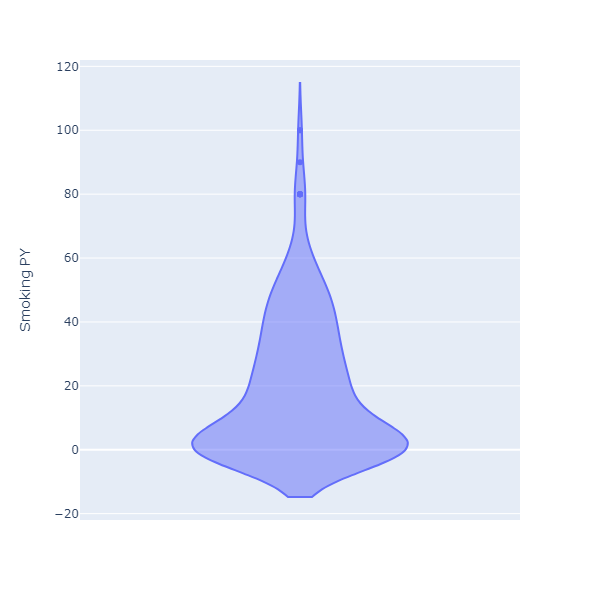
#> input picture EDA/images/smoking_py.png, 600 x 600 px, found by its file name
$ jupyter execute --allow-errors EDA.ipynb
#> lines starting #> are read from the running program, lines starting #| are printed output that depends on the picture
## EDA voor OPC-Radiomics (oropharyngeal cancers)
Meer informatie over de dataset is hier te vinden: https://wiki.cancerimagingarchive.net/pages/viewpage.action?pageId=33948764

[cell 1]
import pandas as pd
import matplotlib.pyplot as plt
import plotly.express as px
from PIL import Image

#> (the rest of this cell did not finish here and is left out)

## Indeling EDA
Aanvankelijk gaat er in dit verslag worden gekeken naar de geslachtsverhouding, daarna wordt er gezocht naar factoren die veel invloed hebben op potentieel de belangerijkste eigenschap/kolom: 'Status', deze kolom geeft aan of de patiënt mediaan 5 jaar na de behandeling nog leeft. Later in het verslag wordt 'Status' nog wel getoond/benoemd, maar gaat de aandacht naar andere factoren.

#> (a cell that did not finish here is left out)

In de bovenstaande grafiek is te zien dat er aanzienlijk veel meer mannen dan vrouwen in de dataset zitten. Bij het trekken van conclusies uit deze dataset moet hier rekening mee gehouden worden.

## Invloed van middelengebruik

In de klinische dataset staan 3 kolommen met betrekking tot middelengebruik: 'Drinking hx', 'Smoking Hx' en 'Smoking PY'.

[cell 3]
"""
Creates a graph showing the influence of drinking on the survival change/rate.
"""
x_axis = 'Drinking hx'
y_axis = 'Status'

#> (the rest of this cell did not finish here and is left out)

Wat meteen opvalt is dat de grootste groep 'non-drinker' is, en de kleinste groep (na 'unknown') 'ex-drinker' is. Hieruit blijkt dat alcoholgebruik onder de patiënten laag is. De groepen waarin het grootste aandeel uiteindelijk is overleden zijn 'heavy', 'ex-drinkers', ongeveer de helft van de patiënten in deze 2 groepen zijn uiteindelijk overleden. Het is opmerkelijk dat de groep waarbij het grootste aandeel de aandoening heeft overleeft 'light' is, en niet 'non-drinker' of 'ex-drinker'. Een potentiele oorzaak hierachter kan een verschil in levenstijl tussen de groepen zijn.

[cell 4]
"""
Creates a graph showing the influence of smoking on the survival change/rate.
"""
x_axis = 'Smoking Hx'
y_axis = 'Status'

#> (the rest of this cell did not finish here and is left out)

De grootste groep is 'Ex-smoker'. Volgens het [CDC](https://www.cdc.gov/tobacco/data_statistics/fact_sheets/adult_data/cig_smoking/index.htm#:~:text=Current%20smoking%20has%20declined%20from,every%20100%20adults) rookte er in 2005 (in de periode van dit onderzoek) 20.9% van de Noord Amerikanen.\
In deze dataset is dit de verdeling van de patiënten:

#> (a cell that did not finish here is left out)

Het verschil is niet aanzienlijk groot, maar er wordt vaker gerookt onder de patiënten die meededen aan dit onderzoek, dan dat de gemiddelde Noord-Amerikaan dat doet. Ook is het aandeel overledenen het kleinst in de groep 'Non-smoker'.

[cell 6]
#Image is generated using plotly, it shows 'Status' vs 'Smoking PY'
Image.open("D:\HW\Radiomics\EDA_folder\smoking_py.png")

Dit is de verdeling van 'Smoking PY', er is een duidelijke piek bij 'Smoking PY' = 0, en dit loopt geleiding af wanneer 'Smoking PY' toeneemt.

[cell 7]
#Image is generated using plotly, it shows 'Status' vs 'Smoking PY'
Image.open("D:\HW\Radiomics\EDA_folder\status_smokingpy.png")
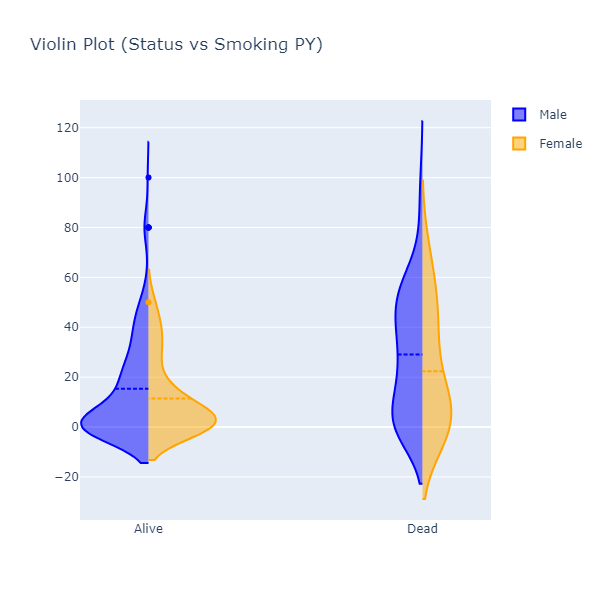
#> input picture EDA/images/status_smokingpy.png, 600 x 600 px, found by its file name

Dit figuur laat beter zien wat de invloed van roken is. In plaats van mensen categoriseren op of op het moment zelf wel of niet roken (Smoking hx), laat Smoking PY zien hoeveel sigaretten iemand voor een langdurige periode heeft gerookt. Kijkende naar de grafiek is er bij 'Alive' een duidelijk piek bij mensen die niet roken (Smoking PY = 0), en een geleidelijke afname des te meer er is gerookt. De vioolplot behorende tot 'Alive' lijkt aanvankelijk sterk op de verdeling van alleen 'Smoking PY' (zie vorige grafiek), maar de 'Alive' loopt sneller af, zo heeft er op 'Smoking PY' = 60 vrijwel geen patiënt het overleeft, ookal zijn er wel patiënten aanwezig die deze waarde hadden. De vioolplot behorende tot 'Dead' is vrij recht, maar doordat het merendeel van de patiënten in de groep 'Smoking PY' 0 t/m 40 valt, geeft dit toch aan dat de kans op overlijden toeneemt wanneer er meer wordt gerookt.

## Invloed van tumoreigenschappen

[cell 8]
#Image is generated using plotly, it shows 'Status' vs 'original_firstorder_Uniformity'
Image.open("D:\HW\Radiomics\EDA_folder\status_uniformity.png")
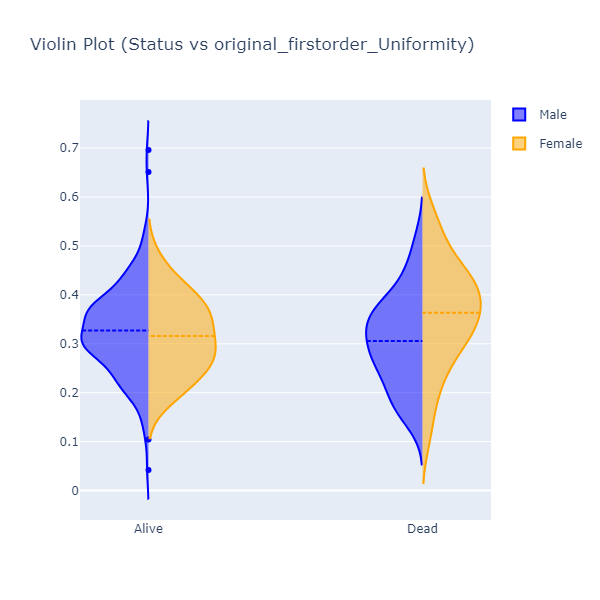
#> input picture EDA/images/status_uniformity.png, 600 x 600 px, found by its file name

Deze grafiek zet 'Status' tegenover 'original_firstorder_Uniformity' wat laat zien hoe uniform de tumor is. Wat interessant is, is dat bij de 'Alive' groep er niet veel verschil tussen mannen en vrouwen is, maar bij de 'Dead' groep juist heel veel. Mannen hebben een lagere overlevingskans wanneer de tumor een lagere 'original_firstorder_Uniformity'-waarde heeft. Vrouwen hebben daarentegen een lagere overlevingskans wanneer de tumor juist een hogere 'original_firstorder_Uniformity'-waarde heeft. Als conclusie kan je hieruit halen dat mannen vatbaarder zijn voor een irregulaire tumor als vrouwen.

[cell 9]
#Image is generated using plotly, it shows 'Status' vs 'original_ngtdm_Coarseness'
Image.open("D:\HW\Radiomics\EDA_folder\status_coarseness.png")
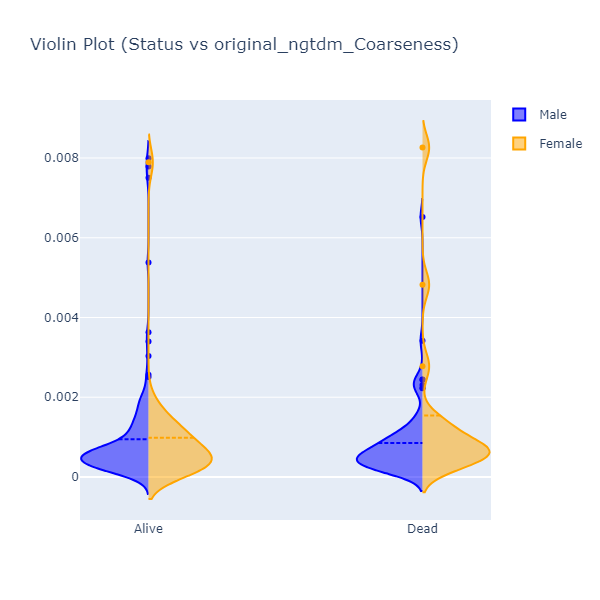
#> input picture EDA/images/status_coarseness.png, 600 x 600 px, found by its file name

Deze grafiek zet 'Status' tegenover 'original_ngtdm_Coarseness'. Wegens de outliers is de grafiek erg hoog/verticaal.

[cell 10]
#Image is generated using plotly, it shows 'Status' vs 'original_ngtdm_Coarseness'
Image.open("D:\HW\Radiomics\EDA_folder\status_coarseness_scaled.png")
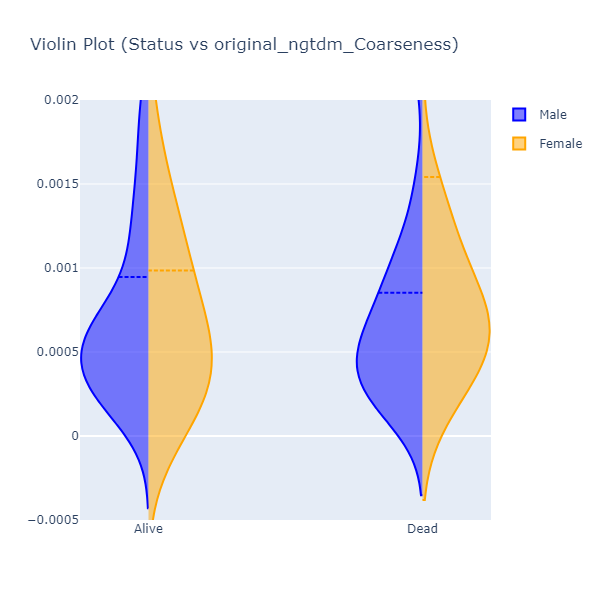
#> input picture EDA/images/status_coarseness_scaled.png, 600 x 600 px, found by its file name

Om de grafiek wat leesbaarder te maken is de y-as bereik op -0.0005 t/m 0.002 gezet. Wat opvalt is dat er niet veel verschil zit tussen de 'Alive' en 'Dead' groepen. Wat er bij 'original_firstorder_Uniformity' juist was. Er zit een groot verschil tussen 'original_firstorder_Uniformity' en 'original_ngtdm_Coarseness' qua invloed op overlevingskans.

[cell 11]
#Image is generated using plotly, it shows 'Status' vs 'original_shape_VoxelVolume'
Image.open("D:\HW\Radiomics\EDA_folder\status_volume.png")
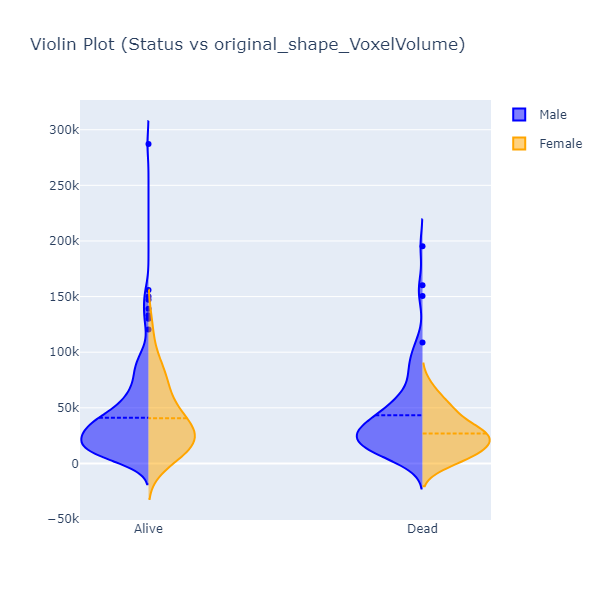
#> input picture EDA/images/status_volume.png, 600 x 600 px, found by its file name
